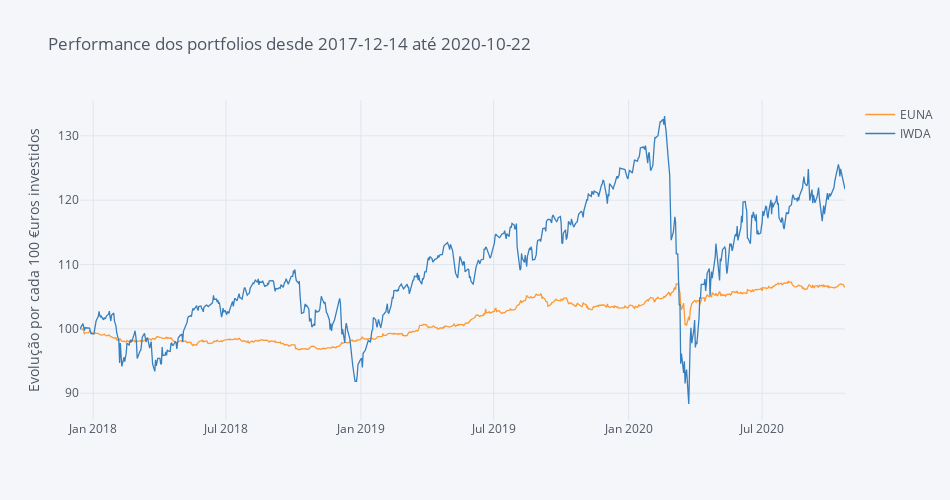

The cell this chart's notebook holds for it:
### Code cell
fundos.iplot(dimensions=fa.dimensions, title='Fundos que compõem os portfolios desde ' +  Begin + ' até ' + End,
             yTitle='Evolução por cada 100 €uros investidos')

### Figure 1 — Plotly figure (JSON) as saved in the notebook; plotly's stock layout.template omitted (floating-point values rounded to 4 significant figures; data arrays with more than 128 entries replaced by an {"elided": "..."} marker saying what was removed)
{"data": [{"line": {"color": "rgba(255, 153, 51, 1.0)", "dash": "solid", "shape": "linear", "width": 1.3}, "mode": "lines", "name": "EUNA", "text": "", "type": "scatter", "x": {"elided": "749 str values"}, "y": {"elided": "749 float values"}}, {"line": {"color": "rgba(55, 128, 191, 1.0)", "dash": "solid", "shape": "linear", "width": 1.3}, "mode": "lines", "name": "IWDA", "text": "", "type": "scatter", "x": {"elided": "749 str values"}, "y": {"elided": "749 float values"}}], "layout": {"height": 500, "legend": {"bgcolor": "#F5F6F9", "font": {"color": "#4D5663"}}, "paper_bgcolor": "#F5F6F9", "plot_bgcolor": "#F5F6F9", "title": {"font": {"color": "#4D5663"}, "text": "Performance dos portfolios desde 2017-12-14 até 2020-10-22"}, "width": 950, "xaxis": {"autorange": true, "gridcolor": "#E1E5ED", "range": ["2017-12-14", "2020-10-22"], "showgrid": true, "tickfont": {"color": "#4D5663"}, "title": {"font": {"color": "#4D5663"}, "text": ""}, "type": "date", "zerolinecolor": "#E1E5ED"}, "yaxis": {"autorange": true, "gridcolor": "#E1E5ED", "range": [85.83, 135.6], "showgrid": true, "tickfont": {"color": "#4D5663"}, "title": {"font": {"color": "#4D5663"}, "text": "Evolução por cada 100 €uros investidos"}, "type": "linear", "zerolinecolor": "#E1E5ED"}}}
